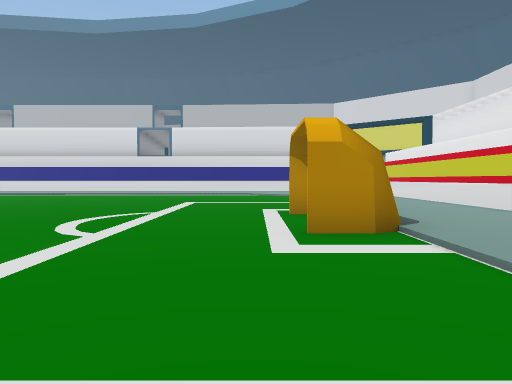
view 1 (above)

24 first-person views from a walk through a scene from a Unity 3-D project. The camera is 1.4 m above the floor, tilts 2° down and sees 70° across. The floor is counted in squares, 2 m on a side. Each view is taken from the middle of a square. On the plan, view 1 faces up. The plan holds only what a view shows up to about 11 squares ahead; the rest is blank. The place goes on beyond the plan. The player character is not drawn.

view 2
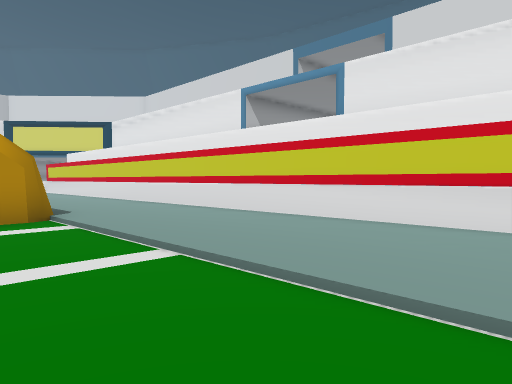

view 3
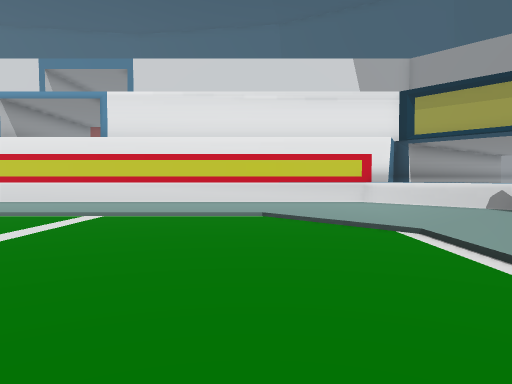

view 4
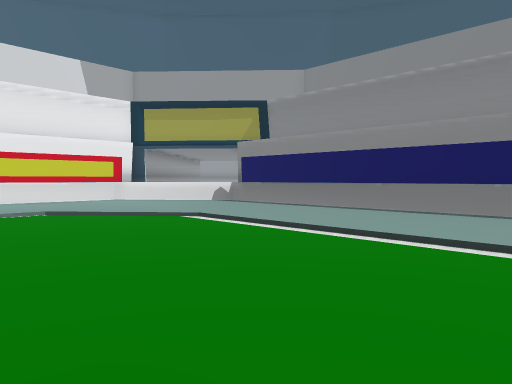

view 5
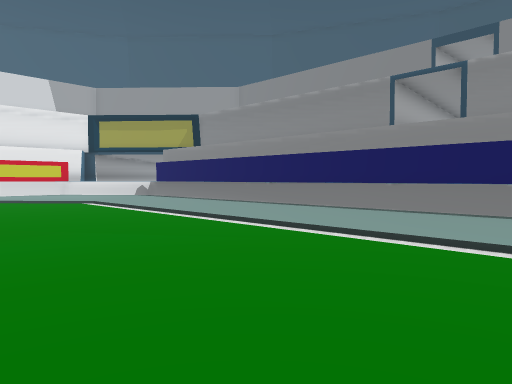

view 6
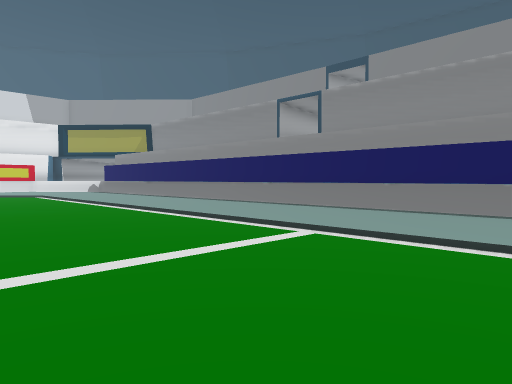

view 7
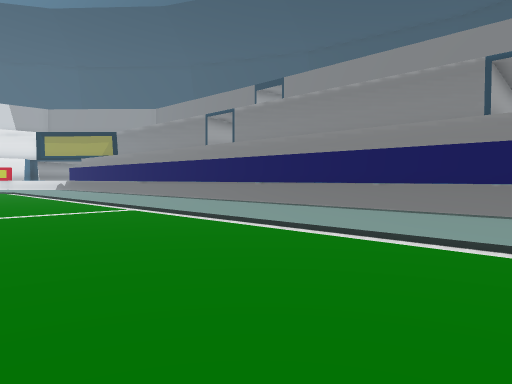

view 8
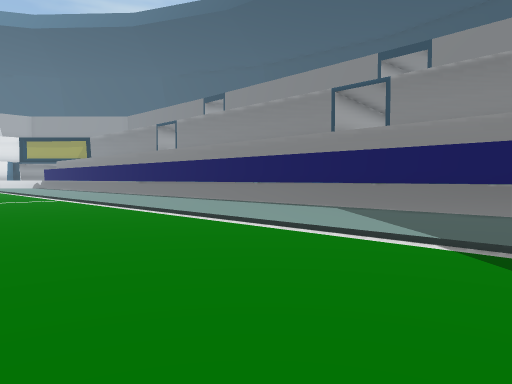

view 9
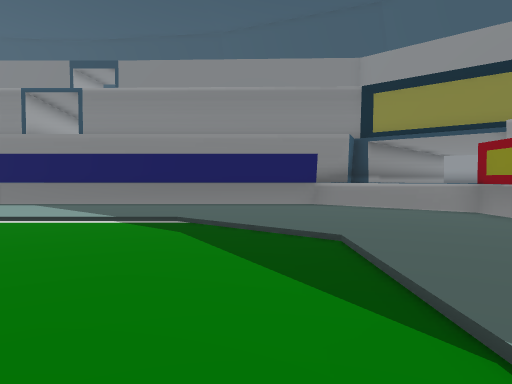

view 10
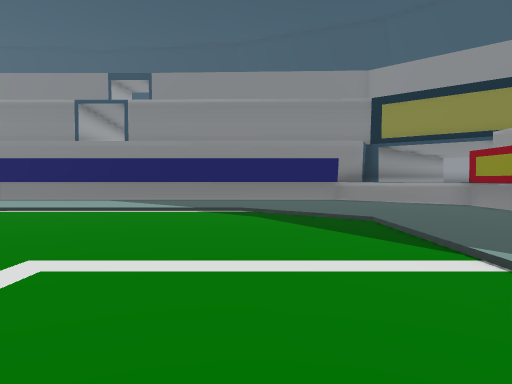

view 11
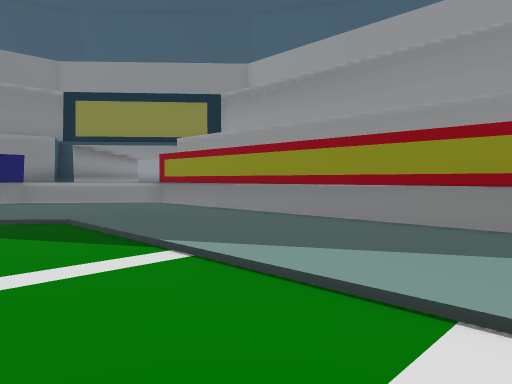

view 12
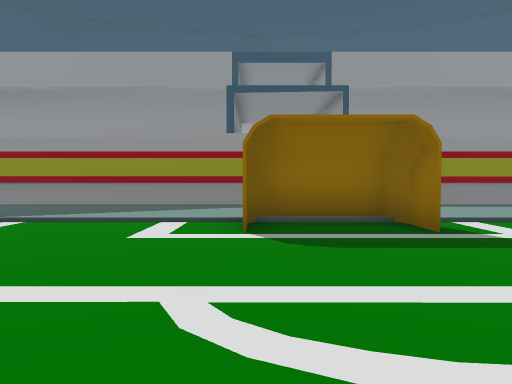

view 13
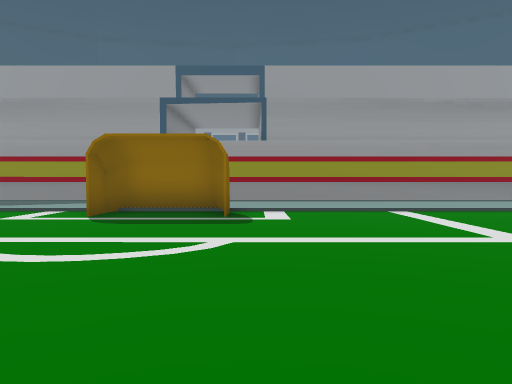

view 14
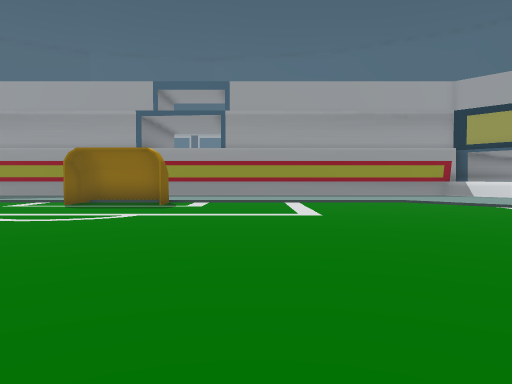

view 15
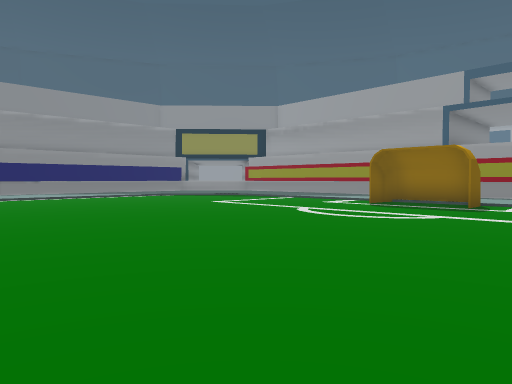

view 16
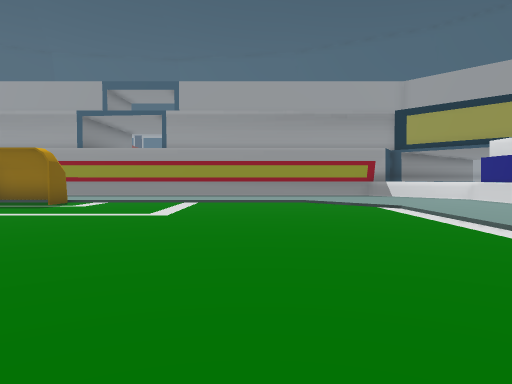

view 17
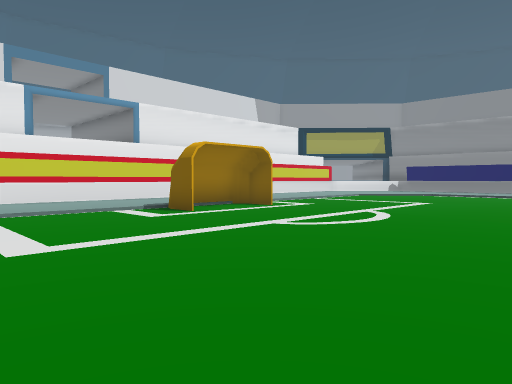

view 18
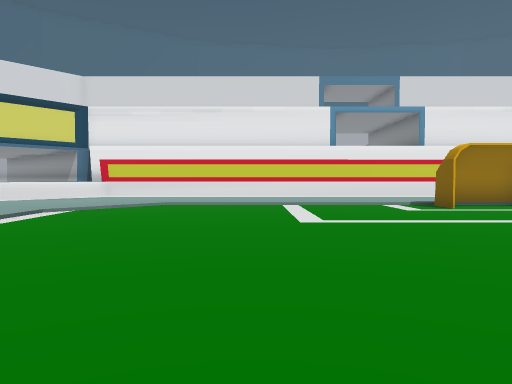

view 19
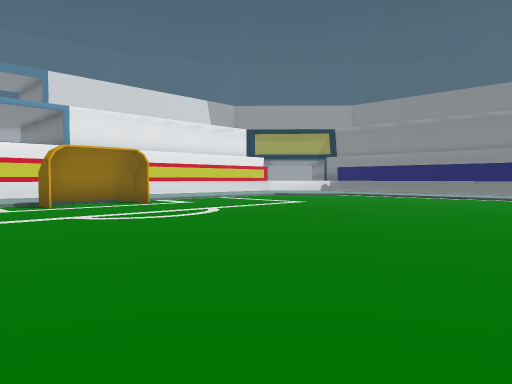

view 20
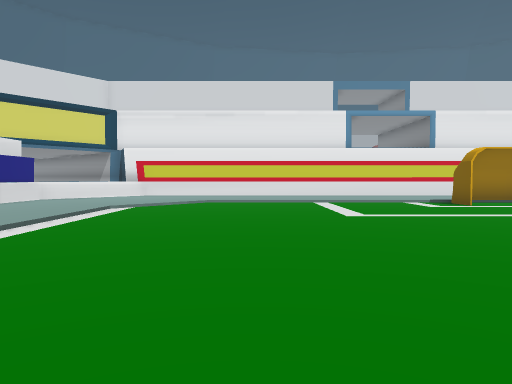

view 21
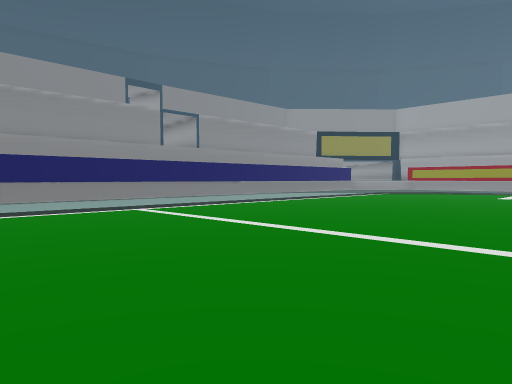

view 22
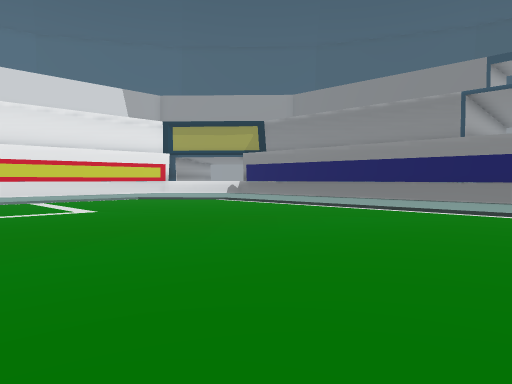

view 23
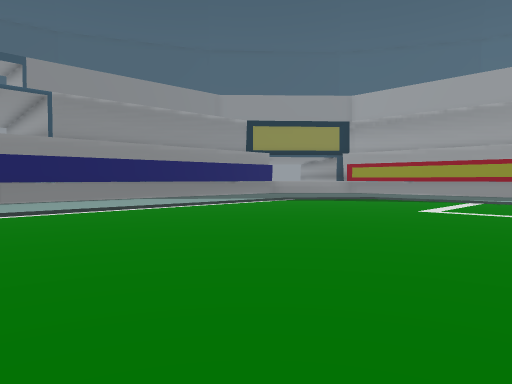

view 24
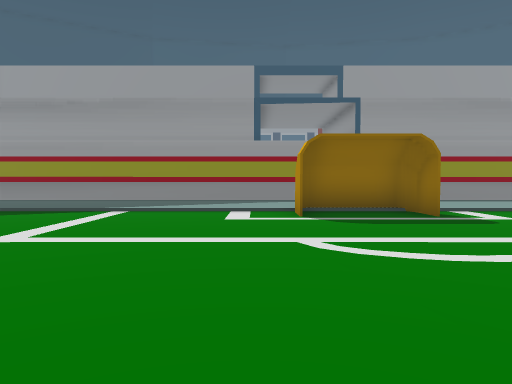

### Floor plan
Key: @ floor where view 1 was taken; # wall or solid block; . main floor; : floor 0.25 m higher than the main floor; / step, stairs or slope; = window, fence, low wall or low ledge; ^ raised ledge.
Columns run from 32 left of view 1 to 6 right of it. Each row starts with its distance up from view 1.
 20     ##                           ##^
 19     ::::                       ::::.
 18     :::::                     :::::
 17     :::::::                 ::::::::
 16     ::/.....               ...../:::
 15  :: :/........           ......../::
 14  :::/..........         ........../:
 13  :::/...........       .........../:
 12 #:::/..........         ........../:
 11 #:::/..........          ........./: .#
 10 #:::/...........       .........../::.#
  9  :::/...........       .........../::.#
  8  :::/...........       .........../::.#
  7   ::##..........       ..........##::.#
  6     #..........         ..........#::.#
  5 #:::##.........         .........##::.#
  4 #:::/............   ............../::.#
  3 #:::/............................./::.#
  2 #:::/............................./::.#
  1 #:::/............................./::.#
  0 #:::/...........................@./::.#
 -1 #:::/............................./::.#
 -2 #:::/............................./::.#
 -3 #::::/.........................../:::.#
 -4 #:::::///////////////////////////::::.#
 -5 #.:::::::::::::::::::::::::::::::::::=^
 -6 ^^^:::::::::::::::::::::::::::::::::^^^
 -7   ^^:::::::::::::::::::::::::::::::^^
 -8    ^###############################
 -9   ^#

Where each view was taken, in squares from view 1:
view 1: 0 up, 0 right, facing up
view 2: 2 down, 0 right, facing up-right
view 3: 2 down, 5 left, facing right
view 4: 0 up, 6 left, facing down-right
view 5: 0 up, 11 left, facing down-right
view 6: 0 up, 16 left, facing down-right
view 7: 0 up, 21 left, facing down-right
view 8: 0 up, 26 left, facing down-right
view 9: 2 up, 27 left, facing down
view 10: 4 up, 26 left, facing down
view 11: 4 up, 26 left, facing down-left
view 12: 5 up, 22 left, facing left
view 13: 8 up, 20 left, facing left
view 14: 10 up, 17 left, facing left
view 15: 10 up, 17 left, facing down-left
view 16: 13 up, 17 left, facing left
view 17: 12 up, 6 left, facing down-right
view 18: 12 up, 8 left, facing right
view 19: 10 up, 9 left, facing down-right
view 20: 13 up, 9 left, facing right
view 21: 4 up, 9 left, facing down-left
view 22: 4 up, 10 left, facing down-right
view 23: 4 up, 16 left, facing down-left
view 24: 4 up, 20 left, facing left
